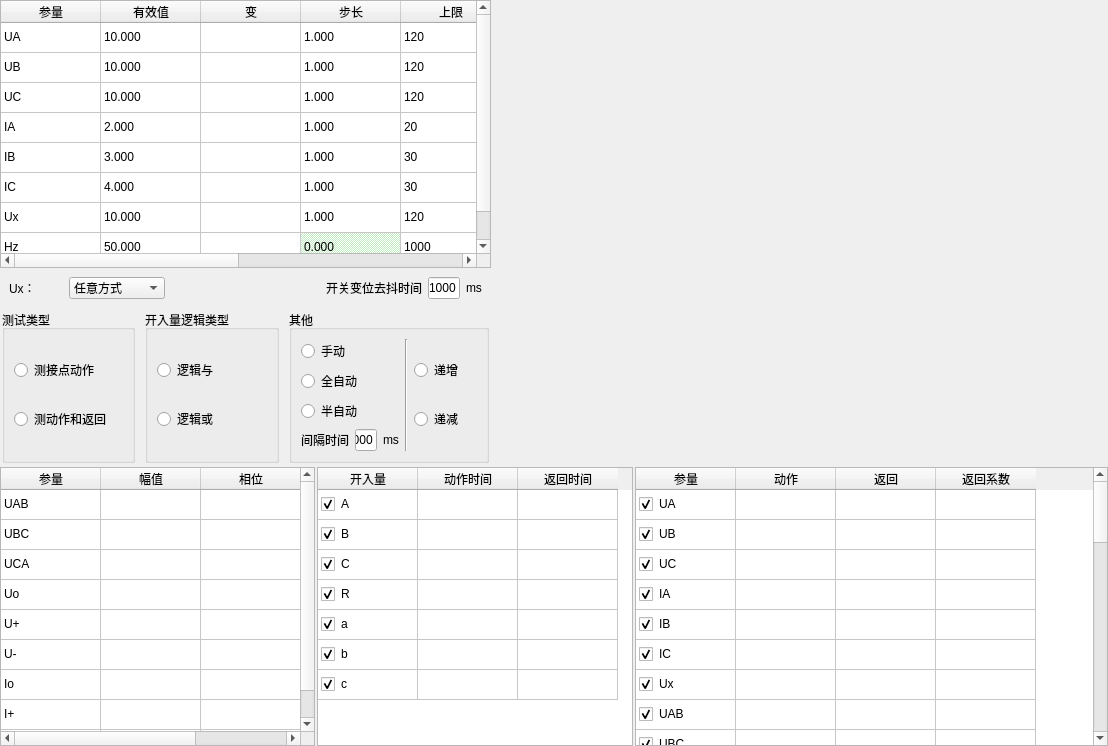
<?xml version="1.0" encoding="UTF-8"?>
<ui version="4.0">
 <class>ui_001</class>
 <widget class="QWidget" name="ui_001">
  <property name="geometry">
   <rect>
    <x>0</x>
    <y>0</y>
    <width>1108</width>
    <height>746</height>
   </rect>
  </property>
  <property name="font">
   <font>
    <pointsize>9</pointsize>
   </font>
  </property>
  <property name="windowTitle">
   <string>Form</string>
  </property>
  <layout class="QVBoxLayout" name="verticalLayout_4" stretch="5,3">
   <property name="spacing">
    <number>2</number>
   </property>
   <property name="leftMargin">
    <number>0</number>
   </property>
   <property name="topMargin">
    <number>0</number>
   </property>
   <property name="rightMargin">
    <number>0</number>
   </property>
   <property name="bottomMargin">
    <number>0</number>
   </property>
   <item>
    <layout class="QHBoxLayout" name="horizontalLayout_8" stretch="4,1,4">
     <item>
      <layout class="QVBoxLayout" name="verticalLayout_3">
       <property name="spacing">
        <number>0</number>
       </property>
       <item>
        <widget class="QTableWidget" name="tb_cl">
         <property name="rowCount">
          <number>8</number>
         </property>
         <property name="columnCount">
          <number>8</number>
         </property>
         <attribute name="verticalHeaderVisible">
          <bool>false</bool>
         </attribute>
         <row/>
         <row/>
         <row/>
         <row/>
         <row/>
         <row/>
         <row/>
         <row/>
         <column>
          <property name="text">
           <string>参量</string>
          </property>
         </column>
         <column>
          <property name="text">
           <string>有效值</string>
          </property>
         </column>
         <column>
          <property name="text">
           <string>变</string>
          </property>
         </column>
         <column>
          <property name="text">
           <string>步长</string>
          </property>
         </column>
         <column>
          <property name="text">
           <string>上限</string>
          </property>
         </column>
         <column>
          <property name="text">
           <string>相位</string>
          </property>
         </column>
         <column>
          <property name="text">
           <string>变</string>
          </property>
         </column>
         <column>
          <property name="text">
           <string>步长</string>
          </property>
         </column>
         <item row="0" column="0">
          <property name="text">
           <string>UA</string>
          </property>
          <property name="flags">
           <set>ItemIsSelectable|ItemIsDragEnabled|ItemIsDropEnabled|ItemIsUserCheckable|ItemIsEnabled</set>
          </property>
         </item>
         <item row="0" column="1">
          <property name="text">
           <string>10.000</string>
          </property>
         </item>
         <item row="0" column="2">
          <property name="text">
           <string/>
          </property>
         </item>
         <item row="0" column="3">
          <property name="text">
           <string>1.000</string>
          </property>
         </item>
         <item row="0" column="4">
          <property name="text">
           <string>120</string>
          </property>
         </item>
         <item row="0" column="5">
          <property name="text">
           <string>0.0</string>
          </property>
         </item>
         <item row="0" column="6">
          <property name="text">
           <string/>
          </property>
         </item>
         <item row="0" column="7">
          <property name="text">
           <string>1.0</string>
          </property>
         </item>
         <item row="1" column="0">
          <property name="text">
           <string>UB</string>
          </property>
          <property name="flags">
           <set>ItemIsSelectable|ItemIsDragEnabled|ItemIsDropEnabled|ItemIsUserCheckable|ItemIsEnabled</set>
          </property>
         </item>
         <item row="1" column="1">
          <property name="text">
           <string>10.000</string>
          </property>
         </item>
         <item row="1" column="2">
          <property name="text">
           <string/>
          </property>
         </item>
         <item row="1" column="3">
          <property name="text">
           <string>1.000</string>
          </property>
         </item>
         <item row="1" column="4">
          <property name="text">
           <string>120</string>
          </property>
         </item>
         <item row="1" column="5">
          <property name="text">
           <string>240.0</string>
          </property>
         </item>
         <item row="1" column="6">
          <property name="text">
           <string/>
          </property>
         </item>
         <item row="1" column="7">
          <property name="text">
           <string>1.0</string>
          </property>
         </item>
         <item row="2" column="0">
          <property name="text">
           <string>UC</string>
          </property>
          <property name="flags">
           <set>ItemIsSelectable|ItemIsDragEnabled|ItemIsDropEnabled|ItemIsUserCheckable|ItemIsEnabled</set>
          </property>
         </item>
         <item row="2" column="1">
          <property name="text">
           <string>10.000</string>
          </property>
         </item>
         <item row="2" column="2">
          <property name="text">
           <string/>
          </property>
         </item>
         <item row="2" column="3">
          <property name="text">
           <string>1.000</string>
          </property>
         </item>
         <item row="2" column="4">
          <property name="text">
           <string>120</string>
          </property>
         </item>
         <item row="2" column="5">
          <property name="text">
           <string>120.0</string>
          </property>
         </item>
         <item row="2" column="6">
          <property name="text">
           <string/>
          </property>
         </item>
         <item row="2" column="7">
          <property name="text">
           <string>1.0</string>
          </property>
         </item>
         <item row="3" column="0">
          <property name="text">
           <string>IA</string>
          </property>
          <property name="flags">
           <set>ItemIsSelectable|ItemIsDragEnabled|ItemIsDropEnabled|ItemIsUserCheckable|ItemIsEnabled</set>
          </property>
         </item>
         <item row="3" column="1">
          <property name="text">
           <string>2.000</string>
          </property>
         </item>
         <item row="3" column="2">
          <property name="text">
           <string/>
          </property>
         </item>
         <item row="3" column="3">
          <property name="text">
           <string>1.000</string>
          </property>
         </item>
         <item row="3" column="4">
          <property name="text">
           <string>20</string>
          </property>
         </item>
         <item row="3" column="5">
          <property name="text">
           <string>0.0</string>
          </property>
         </item>
         <item row="3" column="6">
          <property name="text">
           <string/>
          </property>
         </item>
         <item row="3" column="7">
          <property name="text">
           <string>1.0</string>
          </property>
         </item>
         <item row="4" column="0">
          <property name="text">
           <string>IB</string>
          </property>
          <property name="flags">
           <set>ItemIsSelectable|ItemIsDragEnabled|ItemIsDropEnabled|ItemIsUserCheckable|ItemIsEnabled</set>
          </property>
         </item>
         <item row="4" column="1">
          <property name="text">
           <string>3.000</string>
          </property>
         </item>
         <item row="4" column="2">
          <property name="text">
           <string/>
          </property>
         </item>
         <item row="4" column="3">
          <property name="text">
           <string>1.000</string>
          </property>
         </item>
         <item row="4" column="4">
          <property name="text">
           <string>30</string>
          </property>
         </item>
         <item row="4" column="5">
          <property name="text">
           <string>240.0</string>
          </property>
         </item>
         <item row="4" column="6">
          <property name="text">
           <string/>
          </property>
         </item>
         <item row="4" column="7">
          <property name="text">
           <string>1.0</string>
          </property>
         </item>
         <item row="5" column="0">
          <property name="text">
           <string>IC</string>
          </property>
          <property name="flags">
           <set>ItemIsSelectable|ItemIsDragEnabled|ItemIsDropEnabled|ItemIsUserCheckable|ItemIsEnabled</set>
          </property>
         </item>
         <item row="5" column="1">
          <property name="text">
           <string>4.000</string>
          </property>
         </item>
         <item row="5" column="2">
          <property name="text">
           <string/>
          </property>
         </item>
         <item row="5" column="3">
          <property name="text">
           <string>1.000</string>
          </property>
         </item>
         <item row="5" column="4">
          <property name="text">
           <string>30</string>
          </property>
         </item>
         <item row="5" column="5">
          <property name="text">
           <string>120.0</string>
          </property>
         </item>
         <item row="5" column="6">
          <property name="text">
           <string/>
          </property>
         </item>
         <item row="5" column="7">
          <property name="text">
           <string>1.0</string>
          </property>
         </item>
         <item row="6" column="0">
          <property name="text">
           <string>Ux</string>
          </property>
          <property name="flags">
           <set>ItemIsSelectable|ItemIsDragEnabled|ItemIsDropEnabled|ItemIsUserCheckable|ItemIsEnabled</set>
          </property>
         </item>
         <item row="6" column="1">
          <property name="text">
           <string>10.000</string>
          </property>
          <property name="background">
           <brush brushstyle="NoBrush">
            <color alpha="255">
             <red>194</red>
             <green>237</green>
             <blue>195</blue>
            </color>
           </brush>
          </property>
          <property name="flags">
           <set>ItemIsEditable|ItemIsDragEnabled|ItemIsDropEnabled|ItemIsUserCheckable|ItemIsEnabled</set>
          </property>
         </item>
         <item row="6" column="2">
          <property name="text">
           <string/>
          </property>
          <property name="background">
           <brush brushstyle="NoBrush">
            <color alpha="255">
             <red>194</red>
             <green>237</green>
             <blue>195</blue>
            </color>
           </brush>
          </property>
          <property name="flags">
           <set>ItemIsEditable|ItemIsDragEnabled|ItemIsDropEnabled|ItemIsUserCheckable|ItemIsEnabled</set>
          </property>
         </item>
         <item row="6" column="3">
          <property name="text">
           <string>1.000</string>
          </property>
          <property name="background">
           <brush brushstyle="NoBrush">
            <color alpha="255">
             <red>194</red>
             <green>237</green>
             <blue>195</blue>
            </color>
           </brush>
          </property>
          <property name="flags">
           <set>ItemIsEditable|ItemIsDragEnabled|ItemIsDropEnabled|ItemIsUserCheckable|ItemIsEnabled</set>
          </property>
         </item>
         <item row="6" column="4">
          <property name="text">
           <string>120</string>
          </property>
          <property name="background">
           <brush brushstyle="NoBrush">
            <color alpha="255">
             <red>194</red>
             <green>237</green>
             <blue>195</blue>
            </color>
           </brush>
          </property>
          <property name="flags">
           <set>ItemIsEditable|ItemIsDragEnabled|ItemIsDropEnabled|ItemIsUserCheckable|ItemIsEnabled</set>
          </property>
         </item>
         <item row="6" column="5">
          <property name="text">
           <string>0.0</string>
          </property>
          <property name="background">
           <brush brushstyle="NoBrush">
            <color alpha="255">
             <red>194</red>
             <green>237</green>
             <blue>195</blue>
            </color>
           </brush>
          </property>
          <property name="flags">
           <set>ItemIsEditable|ItemIsDragEnabled|ItemIsDropEnabled|ItemIsUserCheckable|ItemIsEnabled</set>
          </property>
         </item>
         <item row="6" column="6">
          <property name="text">
           <string/>
          </property>
          <property name="background">
           <brush brushstyle="NoBrush">
            <color alpha="255">
             <red>194</red>
             <green>237</green>
             <blue>195</blue>
            </color>
           </brush>
          </property>
          <property name="flags">
           <set>ItemIsEditable|ItemIsDragEnabled|ItemIsDropEnabled|ItemIsUserCheckable|ItemIsEnabled</set>
          </property>
         </item>
         <item row="6" column="7">
          <property name="text">
           <string>1.0</string>
          </property>
          <property name="background">
           <brush brushstyle="NoBrush">
            <color alpha="255">
             <red>194</red>
             <green>237</green>
             <blue>195</blue>
            </color>
           </brush>
          </property>
          <property name="flags">
           <set>ItemIsEditable|ItemIsDragEnabled|ItemIsDropEnabled|ItemIsUserCheckable|ItemIsEnabled</set>
          </property>
         </item>
         <item row="7" column="0">
          <property name="text">
           <string>Hz</string>
          </property>
          <property name="flags">
           <set>ItemIsSelectable|ItemIsDragEnabled|ItemIsDropEnabled|ItemIsUserCheckable|ItemIsEnabled</set>
          </property>
         </item>
         <item row="7" column="1">
          <property name="text">
           <string>50.000</string>
          </property>
         </item>
         <item row="7" column="2">
          <property name="text">
           <string/>
          </property>
         </item>
         <item row="7" column="3">
          <property name="text">
           <string>0.000</string>
          </property>
          <property name="background">
           <brush brushstyle="Dense4Pattern">
            <color alpha="255">
             <red>194</red>
             <green>237</green>
             <blue>195</blue>
            </color>
           </brush>
          </property>
          <property name="flags">
           <set>ItemIsEditable|ItemIsDragEnabled|ItemIsDropEnabled|ItemIsUserCheckable|ItemIsEnabled</set>
          </property>
         </item>
         <item row="7" column="4">
          <property name="text">
           <string>1000</string>
          </property>
         </item>
         <item row="7" column="5">
          <property name="text">
           <string/>
          </property>
          <property name="background">
           <brush brushstyle="Dense4Pattern">
            <color alpha="255">
             <red>194</red>
             <green>237</green>
             <blue>195</blue>
            </color>
           </brush>
          </property>
          <property name="flags">
           <set>ItemIsDragEnabled|ItemIsDropEnabled|ItemIsUserCheckable|ItemIsEnabled</set>
          </property>
         </item>
         <item row="7" column="6">
          <property name="text">
           <string/>
          </property>
          <property name="background">
           <brush brushstyle="Dense4Pattern">
            <color alpha="255">
             <red>194</red>
             <green>237</green>
             <blue>195</blue>
            </color>
           </brush>
          </property>
          <property name="flags">
           <set>ItemIsDragEnabled|ItemIsDropEnabled|ItemIsUserCheckable|ItemIsEnabled</set>
          </property>
         </item>
         <item row="7" column="7">
          <property name="text">
           <string/>
          </property>
          <property name="background">
           <brush brushstyle="Dense4Pattern">
            <color alpha="255">
             <red>194</red>
             <green>237</green>
             <blue>195</blue>
            </color>
           </brush>
          </property>
          <property name="flags">
           <set>ItemIsEditable|ItemIsDragEnabled|ItemIsDropEnabled|ItemIsUserCheckable|ItemIsEnabled</set>
          </property>
         </item>
        </widget>
       </item>
       <item>
        <widget class="QWidget" name="widget" native="true">
         <layout class="QHBoxLayout" name="horizontalLayout_3" stretch="1,1,1">
          <item>
           <layout class="QHBoxLayout" name="horizontalLayout">
            <item>
             <widget class="QLabel" name="label">
              <property name="text">
               <string>Ux：</string>
              </property>
             </widget>
            </item>
            <item>
             <widget class="QComboBox" name="cb_ux">
              <item>
               <property name="text">
                <string>任意方式</string>
               </property>
              </item>
              <item>
               <property name="text">
                <string>+3Uo</string>
               </property>
              </item>
              <item>
               <property name="text">
                <string>-3Uo</string>
               </property>
              </item>
              <item>
               <property name="text">
                <string>+√3*3Uo</string>
               </property>
              </item>
              <item>
               <property name="text">
                <string>-√3*3Uo</string>
               </property>
              </item>
              <item>
               <property name="text">
                <string>A相电压 UA</string>
               </property>
              </item>
              <item>
               <property name="text">
                <string>B相电压 UB</string>
               </property>
              </item>
              <item>
               <property name="text">
                <string>C相电压 UC</string>
               </property>
              </item>
             </widget>
            </item>
           </layout>
          </item>
          <item>
           <spacer name="horizontalSpacer">
            <property name="orientation">
             <enum>Qt::Horizontal</enum>
            </property>
            <property name="sizeHint" stdset="0">
             <size>
              <width>163</width>
              <height>20</height>
             </size>
            </property>
           </spacer>
          </item>
          <item>
           <layout class="QHBoxLayout" name="horizontalLayout_2">
            <item>
             <widget class="QLabel" name="label_2">
              <property name="text">
               <string>开关变位去抖时间</string>
              </property>
             </widget>
            </item>
            <item>
             <widget class="QLineEdit" name="le_delay">
              <property name="text">
               <string>1000</string>
              </property>
             </widget>
            </item>
            <item>
             <widget class="QLabel" name="label_3">
              <property name="text">
               <string>ms</string>
              </property>
             </widget>
            </item>
           </layout>
          </item>
         </layout>
        </widget>
       </item>
       <item>
        <layout class="QHBoxLayout" name="horizontalLayout_6" stretch="2,2,3">
         <property name="spacing">
          <number>10</number>
         </property>
         <property name="leftMargin">
          <number>2</number>
         </property>
         <property name="topMargin">
          <number>2</number>
         </property>
         <property name="rightMargin">
          <number>2</number>
         </property>
         <property name="bottomMargin">
          <number>2</number>
         </property>
         <item>
          <widget class="QGroupBox" name="groupBox">
           <property name="title">
            <string>测试类型</string>
           </property>
           <layout class="QVBoxLayout" name="verticalLayout_5">
            <item>
             <widget class="QRadioButton" name="rb_action">
              <property name="text">
               <string>测接点动作</string>
              </property>
             </widget>
            </item>
            <item>
             <widget class="QRadioButton" name="rb_action_return">
              <property name="text">
               <string>测动作和返回</string>
              </property>
             </widget>
            </item>
           </layout>
          </widget>
         </item>
         <item>
          <widget class="QGroupBox" name="groupBox_2">
           <property name="title">
            <string>开入量逻辑类型</string>
           </property>
           <layout class="QVBoxLayout" name="verticalLayout_6">
            <item>
             <widget class="QRadioButton" name="rb_and">
              <property name="text">
               <string>逻辑与</string>
              </property>
             </widget>
            </item>
            <item>
             <widget class="QRadioButton" name="rb_or">
              <property name="text">
               <string>逻辑或</string>
              </property>
             </widget>
            </item>
           </layout>
          </widget>
         </item>
         <item>
          <widget class="QGroupBox" name="groupBox_3">
           <property name="title">
            <string>其他</string>
           </property>
           <layout class="QHBoxLayout" name="horizontalLayout_5" stretch="3,1,2">
            <item>
             <layout class="QVBoxLayout" name="verticalLayout_2">
              <item>
               <widget class="QRadioButton" name="rb_hand">
                <property name="text">
                 <string>手动</string>
                </property>
               </widget>
              </item>
              <item>
               <widget class="QRadioButton" name="rb_auto">
                <property name="text">
                 <string>全自动</string>
                </property>
               </widget>
              </item>
              <item>
               <widget class="QRadioButton" name="rb_h_auto">
                <property name="text">
                 <string>半自动</string>
                </property>
               </widget>
              </item>
              <item>
               <layout class="QHBoxLayout" name="horizontalLayout_4">
                <item>
                 <widget class="QLabel" name="label_4">
                  <property name="text">
                   <string>间隔时间</string>
                  </property>
                 </widget>
                </item>
                <item>
                 <widget class="QLineEdit" name="le_delay_2">
                  <property name="text">
                   <string>1000</string>
                  </property>
                 </widget>
                </item>
                <item>
                 <widget class="QLabel" name="label_5">
                  <property name="text">
                   <string>ms</string>
                  </property>
                 </widget>
                </item>
               </layout>
              </item>
             </layout>
            </item>
            <item>
             <widget class="Line" name="line">
              <property name="orientation">
               <enum>Qt::Vertical</enum>
              </property>
             </widget>
            </item>
            <item>
             <layout class="QVBoxLayout" name="verticalLayout">
              <item>
               <widget class="QRadioButton" name="rb_up">
                <property name="text">
                 <string>递增</string>
                </property>
               </widget>
              </item>
              <item>
               <widget class="QRadioButton" name="rb_down">
                <property name="text">
                 <string>递减</string>
                </property>
               </widget>
              </item>
             </layout>
            </item>
           </layout>
          </widget>
         </item>
        </layout>
       </item>
      </layout>
     </item>
     <item>
      <widget class="QWidget" name="btn_widget" native="true"/>
     </item>
     <item>
      <widget class="QWidget" name="chart_widget" native="true"/>
     </item>
    </layout>
   </item>
   <item>
    <layout class="QHBoxLayout" name="horizontalLayout_7" stretch="2,2,3">
     <item>
      <widget class="QTableWidget" name="tb_down_1">
       <property name="styleSheet">
        <string notr="true">QTableWidget {
     background-color: &quot;#97E8F2&quot;;
    }
    QTableWidget::item {
       background-color: &quot;#97E8F2&quot;;
    }</string>
       </property>
       <property name="rowCount">
        <number>9</number>
       </property>
       <attribute name="verticalHeaderVisible">
        <bool>false</bool>
       </attribute>
       <row/>
       <row/>
       <row/>
       <row/>
       <row/>
       <row/>
       <row/>
       <row/>
       <row/>
       <column>
        <property name="text">
         <string>参量</string>
        </property>
       </column>
       <column>
        <property name="text">
         <string>幅值</string>
        </property>
       </column>
       <column>
        <property name="text">
         <string>相位</string>
        </property>
       </column>
       <item row="0" column="0">
        <property name="text">
         <string>UAB</string>
        </property>
       </item>
       <item row="1" column="0">
        <property name="text">
         <string>UBC</string>
        </property>
       </item>
       <item row="2" column="0">
        <property name="text">
         <string>UCA</string>
        </property>
       </item>
       <item row="3" column="0">
        <property name="text">
         <string>Uo</string>
        </property>
       </item>
       <item row="4" column="0">
        <property name="text">
         <string>U+</string>
        </property>
       </item>
       <item row="5" column="0">
        <property name="text">
         <string>U-</string>
        </property>
       </item>
       <item row="6" column="0">
        <property name="text">
         <string>Io</string>
        </property>
       </item>
       <item row="7" column="0">
        <property name="text">
         <string>I+</string>
        </property>
       </item>
       <item row="8" column="0">
        <property name="text">
         <string>I-</string>
        </property>
       </item>
      </widget>
     </item>
     <item>
      <widget class="QTableWidget" name="tb_down_2">
       <property name="styleSheet">
        <string notr="true">QTableWidget {
     background-color: &quot;#FFE6FF&quot;;
    }
    QTableWidget::item {
       background-color: &quot;#FFE6FF&quot;;
    }</string>
       </property>
       <property name="rowCount">
        <number>7</number>
       </property>
       <attribute name="verticalHeaderVisible">
        <bool>false</bool>
       </attribute>
       <row/>
       <row/>
       <row/>
       <row/>
       <row/>
       <row/>
       <row/>
       <column>
        <property name="text">
         <string>开入量</string>
        </property>
       </column>
       <column>
        <property name="text">
         <string>动作时间</string>
        </property>
       </column>
       <column>
        <property name="text">
         <string>返回时间</string>
        </property>
       </column>
       <item row="0" column="0">
        <property name="text">
         <string>A</string>
        </property>
        <property name="checkState">
         <enum>Checked</enum>
        </property>
        <property name="flags">
         <set>ItemIsSelectable|ItemIsDragEnabled|ItemIsDropEnabled|ItemIsUserCheckable|ItemIsEnabled</set>
        </property>
       </item>
       <item row="1" column="0">
        <property name="text">
         <string>B</string>
        </property>
        <property name="checkState">
         <enum>Checked</enum>
        </property>
        <property name="flags">
         <set>ItemIsSelectable|ItemIsDragEnabled|ItemIsDropEnabled|ItemIsUserCheckable|ItemIsEnabled</set>
        </property>
       </item>
       <item row="2" column="0">
        <property name="text">
         <string>C</string>
        </property>
        <property name="checkState">
         <enum>Checked</enum>
        </property>
        <property name="flags">
         <set>ItemIsSelectable|ItemIsDragEnabled|ItemIsDropEnabled|ItemIsUserCheckable|ItemIsEnabled</set>
        </property>
       </item>
       <item row="3" column="0">
        <property name="text">
         <string>R</string>
        </property>
        <property name="checkState">
         <enum>Checked</enum>
        </property>
        <property name="flags">
         <set>ItemIsSelectable|ItemIsDragEnabled|ItemIsDropEnabled|ItemIsUserCheckable|ItemIsEnabled</set>
        </property>
       </item>
       <item row="4" column="0">
        <property name="text">
         <string>a</string>
        </property>
        <property name="checkState">
         <enum>Checked</enum>
        </property>
        <property name="flags">
         <set>ItemIsSelectable|ItemIsDragEnabled|ItemIsDropEnabled|ItemIsUserCheckable|ItemIsEnabled</set>
        </property>
       </item>
       <item row="5" column="0">
        <property name="text">
         <string>b</string>
        </property>
        <property name="checkState">
         <enum>Checked</enum>
        </property>
        <property name="flags">
         <set>ItemIsSelectable|ItemIsDragEnabled|ItemIsDropEnabled|ItemIsUserCheckable|ItemIsEnabled</set>
        </property>
       </item>
       <item row="6" column="0">
        <property name="text">
         <string>c</string>
        </property>
        <property name="checkState">
         <enum>Checked</enum>
        </property>
        <property name="flags">
         <set>ItemIsSelectable|ItemIsDragEnabled|ItemIsDropEnabled|ItemIsUserCheckable|ItemIsEnabled</set>
        </property>
       </item>
      </widget>
     </item>
     <item>
      <widget class="QTableWidget" name="tb_down_3">
       <property name="styleSheet">
        <string notr="true">QTableWidget {
     background-color: &quot;#FFE6FF&quot;;
    }
    QTableWidget::item {
       background-color: &quot;#FFE6FF&quot;;
    }</string>
       </property>
       <property name="rowCount">
        <number>33</number>
       </property>
       <attribute name="verticalHeaderVisible">
        <bool>false</bool>
       </attribute>
       <row/>
       <row/>
       <row/>
       <row/>
       <row/>
       <row/>
       <row/>
       <row/>
       <row/>
       <row/>
       <row/>
       <row/>
       <row/>
       <row/>
       <row/>
       <row/>
       <row/>
       <row/>
       <row/>
       <row/>
       <row/>
       <row/>
       <row/>
       <row/>
       <row/>
       <row/>
       <row/>
       <row/>
       <row/>
       <row/>
       <row/>
       <row/>
       <row/>
       <column>
        <property name="text">
         <string>参量</string>
        </property>
       </column>
       <column>
        <property name="text">
         <string>动作</string>
        </property>
       </column>
       <column>
        <property name="text">
         <string>返回</string>
        </property>
       </column>
       <column>
        <property name="text">
         <string>返回系数</string>
        </property>
       </column>
       <item row="0" column="0">
        <property name="text">
         <string>UA</string>
        </property>
        <property name="checkState">
         <enum>Checked</enum>
        </property>
        <property name="flags">
         <set>ItemIsSelectable|ItemIsDragEnabled|ItemIsDropEnabled|ItemIsUserCheckable|ItemIsEnabled</set>
        </property>
       </item>
       <item row="1" column="0">
        <property name="text">
         <string>UB</string>
        </property>
        <property name="checkState">
         <enum>Checked</enum>
        </property>
        <property name="flags">
         <set>ItemIsSelectable|ItemIsDragEnabled|ItemIsDropEnabled|ItemIsUserCheckable|ItemIsEnabled</set>
        </property>
       </item>
       <item row="2" column="0">
        <property name="text">
         <string>UC</string>
        </property>
        <property name="checkState">
         <enum>Checked</enum>
        </property>
        <property name="flags">
         <set>ItemIsSelectable|ItemIsDragEnabled|ItemIsDropEnabled|ItemIsUserCheckable|ItemIsEnabled</set>
        </property>
       </item>
       <item row="3" column="0">
        <property name="text">
         <string>IA</string>
        </property>
        <property name="checkState">
         <enum>Checked</enum>
        </property>
        <property name="flags">
         <set>ItemIsSelectable|ItemIsDragEnabled|ItemIsDropEnabled|ItemIsUserCheckable|ItemIsEnabled</set>
        </property>
       </item>
       <item row="4" column="0">
        <property name="text">
         <string>IB</string>
        </property>
        <property name="checkState">
         <enum>Checked</enum>
        </property>
        <property name="flags">
         <set>ItemIsSelectable|ItemIsDragEnabled|ItemIsDropEnabled|ItemIsUserCheckable|ItemIsEnabled</set>
        </property>
       </item>
       <item row="5" column="0">
        <property name="text">
         <string>IC</string>
        </property>
        <property name="checkState">
         <enum>Checked</enum>
        </property>
        <property name="flags">
         <set>ItemIsSelectable|ItemIsDragEnabled|ItemIsDropEnabled|ItemIsUserCheckable|ItemIsEnabled</set>
        </property>
       </item>
       <item row="6" column="0">
        <property name="text">
         <string>Ux</string>
        </property>
        <property name="checkState">
         <enum>Checked</enum>
        </property>
        <property name="flags">
         <set>ItemIsSelectable|ItemIsDragEnabled|ItemIsDropEnabled|ItemIsUserCheckable|ItemIsEnabled</set>
        </property>
       </item>
       <item row="7" column="0">
        <property name="text">
         <string>UAB</string>
        </property>
        <property name="checkState">
         <enum>Checked</enum>
        </property>
        <property name="flags">
         <set>ItemIsSelectable|ItemIsDragEnabled|ItemIsDropEnabled|ItemIsUserCheckable|ItemIsEnabled</set>
        </property>
       </item>
       <item row="8" column="0">
        <property name="text">
         <string>UBC</string>
        </property>
        <property name="checkState">
         <enum>Checked</enum>
        </property>
        <property name="flags">
         <set>ItemIsSelectable|ItemIsDragEnabled|ItemIsDropEnabled|ItemIsUserCheckable|ItemIsEnabled</set>
        </property>
       </item>
       <item row="9" column="0">
        <property name="text">
         <string>UCA</string>
        </property>
        <property name="checkState">
         <enum>Checked</enum>
        </property>
        <property name="flags">
         <set>ItemIsSelectable|ItemIsDragEnabled|ItemIsDropEnabled|ItemIsUserCheckable|ItemIsEnabled</set>
        </property>
       </item>
       <item row="10" column="0">
        <property name="text">
         <string>Uo</string>
        </property>
        <property name="checkState">
         <enum>Checked</enum>
        </property>
        <property name="flags">
         <set>ItemIsSelectable|ItemIsDragEnabled|ItemIsDropEnabled|ItemIsUserCheckable|ItemIsEnabled</set>
        </property>
       </item>
       <item row="11" column="0">
        <property name="text">
         <string>U+</string>
        </property>
        <property name="checkState">
         <enum>Checked</enum>
        </property>
        <property name="flags">
         <set>ItemIsSelectable|ItemIsDragEnabled|ItemIsDropEnabled|ItemIsUserCheckable|ItemIsEnabled</set>
        </property>
       </item>
       <item row="12" column="0">
        <property name="text">
         <string>U-</string>
        </property>
        <property name="checkState">
         <enum>Checked</enum>
        </property>
        <property name="flags">
         <set>ItemIsSelectable|ItemIsDragEnabled|ItemIsDropEnabled|ItemIsUserCheckable|ItemIsEnabled</set>
        </property>
       </item>
       <item row="13" column="0">
        <property name="text">
         <string>Io</string>
        </property>
        <property name="checkState">
         <enum>Checked</enum>
        </property>
        <property name="flags">
         <set>ItemIsSelectable|ItemIsDragEnabled|ItemIsDropEnabled|ItemIsUserCheckable|ItemIsEnabled</set>
        </property>
       </item>
       <item row="14" column="0">
        <property name="text">
         <string>I+</string>
        </property>
        <property name="checkState">
         <enum>Checked</enum>
        </property>
        <property name="flags">
         <set>ItemIsSelectable|ItemIsDragEnabled|ItemIsDropEnabled|ItemIsUserCheckable|ItemIsEnabled</set>
        </property>
       </item>
       <item row="15" column="0">
        <property name="text">
         <string>I-</string>
        </property>
        <property name="checkState">
         <enum>Checked</enum>
        </property>
        <property name="flags">
         <set>ItemIsSelectable|ItemIsDragEnabled|ItemIsDropEnabled|ItemIsUserCheckable|ItemIsEnabled</set>
        </property>
       </item>
       <item row="16" column="0">
        <property name="text">
         <string>ΦUA</string>
        </property>
        <property name="checkState">
         <enum>Checked</enum>
        </property>
        <property name="flags">
         <set>ItemIsSelectable|ItemIsDragEnabled|ItemIsDropEnabled|ItemIsUserCheckable|ItemIsEnabled</set>
        </property>
       </item>
       <item row="17" column="0">
        <property name="text">
         <string>ΦUB</string>
        </property>
        <property name="checkState">
         <enum>Checked</enum>
        </property>
        <property name="flags">
         <set>ItemIsSelectable|ItemIsDragEnabled|ItemIsDropEnabled|ItemIsUserCheckable|ItemIsEnabled</set>
        </property>
       </item>
       <item row="18" column="0">
        <property name="text">
         <string>ΦUC</string>
        </property>
        <property name="checkState">
         <enum>Checked</enum>
        </property>
        <property name="flags">
         <set>ItemIsSelectable|ItemIsDragEnabled|ItemIsDropEnabled|ItemIsUserCheckable|ItemIsEnabled</set>
        </property>
       </item>
       <item row="19" column="0">
        <property name="text">
         <string>ΦIA</string>
        </property>
        <property name="checkState">
         <enum>Checked</enum>
        </property>
        <property name="flags">
         <set>ItemIsSelectable|ItemIsDragEnabled|ItemIsDropEnabled|ItemIsUserCheckable|ItemIsEnabled</set>
        </property>
       </item>
       <item row="20" column="0">
        <property name="text">
         <string>ΦIB</string>
        </property>
        <property name="checkState">
         <enum>Checked</enum>
        </property>
        <property name="flags">
         <set>ItemIsSelectable|ItemIsDragEnabled|ItemIsDropEnabled|ItemIsUserCheckable|ItemIsEnabled</set>
        </property>
       </item>
       <item row="21" column="0">
        <property name="text">
         <string>ΦIC</string>
        </property>
        <property name="checkState">
         <enum>Checked</enum>
        </property>
        <property name="flags">
         <set>ItemIsSelectable|ItemIsDragEnabled|ItemIsDropEnabled|ItemIsUserCheckable|ItemIsEnabled</set>
        </property>
       </item>
       <item row="22" column="0">
        <property name="text">
         <string>ΦUx</string>
        </property>
        <property name="checkState">
         <enum>Checked</enum>
        </property>
        <property name="flags">
         <set>ItemIsSelectable|ItemIsDragEnabled|ItemIsDropEnabled|ItemIsUserCheckable|ItemIsEnabled</set>
        </property>
       </item>
       <item row="23" column="0">
        <property name="text">
         <string>ΦUab</string>
        </property>
        <property name="checkState">
         <enum>Checked</enum>
        </property>
        <property name="flags">
         <set>ItemIsSelectable|ItemIsDragEnabled|ItemIsDropEnabled|ItemIsUserCheckable|ItemIsEnabled</set>
        </property>
       </item>
       <item row="24" column="0">
        <property name="text">
         <string>ΦUbc</string>
        </property>
        <property name="checkState">
         <enum>Checked</enum>
        </property>
        <property name="flags">
         <set>ItemIsSelectable|ItemIsDragEnabled|ItemIsDropEnabled|ItemIsUserCheckable|ItemIsEnabled</set>
        </property>
       </item>
       <item row="25" column="0">
        <property name="text">
         <string>ΦUca</string>
        </property>
        <property name="checkState">
         <enum>Checked</enum>
        </property>
        <property name="flags">
         <set>ItemIsSelectable|ItemIsDragEnabled|ItemIsDropEnabled|ItemIsUserCheckable|ItemIsEnabled</set>
        </property>
       </item>
       <item row="26" column="0">
        <property name="text">
         <string>ΦUo</string>
        </property>
        <property name="checkState">
         <enum>Checked</enum>
        </property>
        <property name="flags">
         <set>ItemIsSelectable|ItemIsDragEnabled|ItemIsDropEnabled|ItemIsUserCheckable|ItemIsEnabled</set>
        </property>
       </item>
       <item row="27" column="0">
        <property name="text">
         <string>ΦU+</string>
        </property>
        <property name="checkState">
         <enum>Checked</enum>
        </property>
        <property name="flags">
         <set>ItemIsSelectable|ItemIsDragEnabled|ItemIsDropEnabled|ItemIsUserCheckable|ItemIsEnabled</set>
        </property>
       </item>
       <item row="28" column="0">
        <property name="text">
         <string>ΦU-</string>
        </property>
        <property name="checkState">
         <enum>Checked</enum>
        </property>
        <property name="flags">
         <set>ItemIsSelectable|ItemIsDragEnabled|ItemIsDropEnabled|ItemIsUserCheckable|ItemIsEnabled</set>
        </property>
       </item>
       <item row="29" column="0">
        <property name="text">
         <string>ΦIo</string>
        </property>
        <property name="checkState">
         <enum>Checked</enum>
        </property>
        <property name="flags">
         <set>ItemIsSelectable|ItemIsDragEnabled|ItemIsDropEnabled|ItemIsUserCheckable|ItemIsEnabled</set>
        </property>
       </item>
       <item row="30" column="0">
        <property name="text">
         <string>ΦI+</string>
        </property>
        <property name="checkState">
         <enum>Checked</enum>
        </property>
        <property name="flags">
         <set>ItemIsSelectable|ItemIsDragEnabled|ItemIsDropEnabled|ItemIsUserCheckable|ItemIsEnabled</set>
        </property>
       </item>
       <item row="31" column="0">
        <property name="text">
         <string>ΦI-</string>
        </property>
        <property name="checkState">
         <enum>Checked</enum>
        </property>
        <property name="flags">
         <set>ItemIsSelectable|ItemIsDragEnabled|ItemIsDropEnabled|ItemIsUserCheckable|ItemIsEnabled</set>
        </property>
       </item>
       <item row="32" column="0">
        <property name="text">
         <string>Hz</string>
        </property>
        <property name="checkState">
         <enum>Checked</enum>
        </property>
        <property name="flags">
         <set>ItemIsSelectable|ItemIsDragEnabled|ItemIsDropEnabled|ItemIsUserCheckable|ItemIsEnabled</set>
        </property>
       </item>
      </widget>
     </item>
    </layout>
   </item>
  </layout>
 </widget>
 <resources/>
 <connections/>
</ui>
